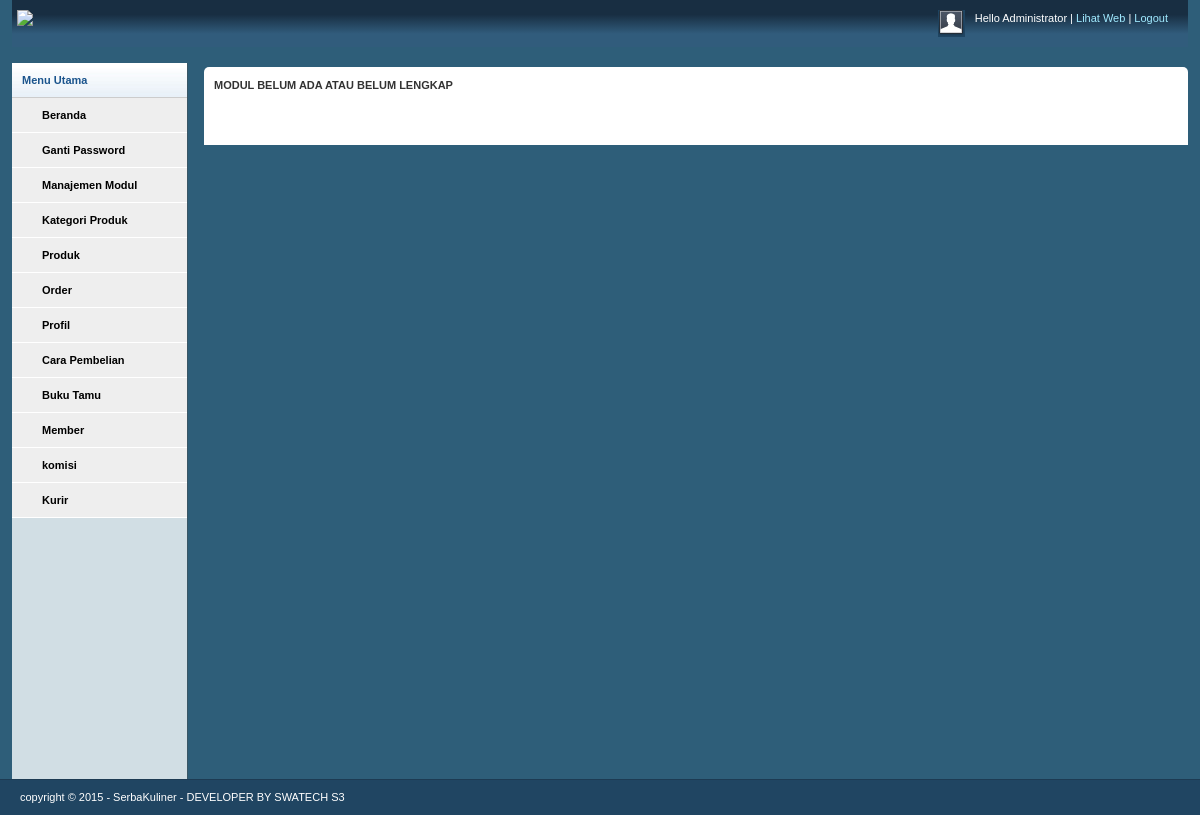
The app's page /web/input_supplier/media.php (signed in) with its own data.
### tables this page shows
CREATE TABLE IF NOT EXISTS `modul` (
`id_modul` int(5) NOT NULL,
  `nama_modul` varchar(50) NOT NULL,
  `link` varchar(100) NOT NULL,
  `static_content` text NOT NULL,
  `gambar` varchar(100) NOT NULL,
  `status` enum('user','admin') NOT NULL,
  `aktif` enum('Y','N') NOT NULL,
  `urutan` int(5) NOT NULL
);

### web/input_supplier/media.php (the view, shortened to what this page needs)
<?php
if (empty($_SESSION[username_admin]) AND empty($_SESSION[passuser_admin])){
  echo "<link href='style.css' rel='stylesheet' type='text/css'>
 <center>Untuk mengakses modul, Anda harus login <br>";
  echo "<a href=index.php><b>LOGIN</b></a></center>";
}
else{
?>
<!DOCTYPE html PUBLIC "-//W3C//DTD XHTML 1.0 Strict//EN" "http://www.w3.org/TR/xhtml1/DTD/xhtml1-strict.dtd">
<html xmlns="http://www.w3.org/1999/xhtml">
<head>
    <link rel="stylesheet" type="text/css" href="css/reset.css" media="screen" />
    <link rel="stylesheet" type="text/css" href="css/text.css" media="screen" />
    <link rel="stylesheet" type="text/css" href="css/grid.css" media="screen" />
    <link rel="stylesheet" type="text/css" href="css/layout.css" media="screen" />
    <link rel="stylesheet" type="text/css" href="css/nav.css" media="screen" />
    <link href="css/table/demo_page.css" rel="stylesheet" type="text/css" />
</head>
<body>
    <div class="container_12">
        <div class="grid_12 header-repeat">
            <div id="branding">
                <div class="floatleft">
                    <img src="../foto_banner/banr2.jpg" style="width:275px;" /></div>
                <div class="floatright">
                    <div class="floatleft">
                        <img src="img/img-profile.jpg" alt="Profile Pic" /></div>
                    <div class="floatleft marginleft10">
                        <ul class="inline-ul floatleft">
                            <li>Hello <?php echo $_SESSION["namalengkap_admin"];?></li>
							<li><a href="../index.php" target="_blank">Lihat Web</a></li>
                            <li><a href="logout.php">Logout</a></li>
                        </ul>
                    </div>
                </div>
            </div>
        </div>
 <div class="grid_2">
<br />
		<div class="box sidemenu">
                <div class="block" id="section-menu">
                    <ul class="section menu">
                        <li><a class="menuitem">Menu Utama</a>
                            <ul class="submenu">
				<li ><a href='?module=home'>Beranda</a></li>
							<?php
  $sql=mysql_query("select * from modul where aktif='Y' order by urutan");
	while ($m=mysql_fetch_array($sql)){
  echo "<li ><a href='$m[link]'>$m[nama_modul]</a></li>";
}
?>
                            </ul>
                        </li>
                    </ul>
                </div>
            </div>
        </div>
        <div class="grid_10">
            <div class="box round first grid">
                <div class="block">
						<?php include "content.php"; ?>
                </div>
            </div>
        </div>
    </div>
    <div id="site_info">
        <p>
           copyright © 2015 - SerbaKuliner - DEVELOPER BY SWATECH S3
        </p>
    </div>
</body>
</html>
<?php
}
?>

### web/input_supplier/css/grid.css (style rules this page uses)
.container_12, .container_16 { width: 100%; }
.grid_1, .grid_2, .grid_3, .grid_4, .grid_5, .grid_6, .grid_7, .grid_8, .grid_9, .grid_10, .grid_11, .grid_12, .grid_13, .grid_14, .grid_15, .grid_16 { display: inline; float: left; margin-left: 1%; margin-right: 1%; }
.container_12 .grid_12, .container_16 .grid_16 { width: 98%; }
.container_12 .grid_2 { width: 14.666%; }
.container_12 .grid_10 { width: 81.333%; }

### web/input_supplier/css/layout.css (style rules this page uses)
body { background: #fff; color: #333; font-size: 11px; padding: 0 0 0px; }
.floatleft { float:left; }
.floatright { float:right; }
.inline-ul li { display:inline; color:#fff; }
.marginleft10 { margin-left:10px; }
a { color: #000; font-weight:bold; text-decoration: none; }
.container_12, .container_16 { background:#2E5E79; margin-left: auto; margin-right: auto; }
#branding { font-weight:normal; text-align:left; padding:10px 20px 5px 5px; margin-bottom:0; }
#branding { background-image: linear-gradient(bottom, rgb(49,92,124) 28%, rgb(24,46,66) 69%); background-image: -o-linear-gradient(bottom, rgb(49,92,124) 28%, rgb(24,46,66) 69%); background-image: -moz-linear-gradient(bottom, rgb(49,92,124) 28%, rgb(24,46,66) 69%); background-image: -webkit-linear-gradient(bottom, rgb(49,92,124) 28%, rgb(24,46,66) 69%); background-image: -ms-linear-gradient(bottom, rgb(49,92,124) 28%, rgb(24,46,66) 69%); background-image: -webkit-gradient( linear, left bottom, left top, color-stop(0.28, rgb(49,92,124)), color-stop(0.69, rgb(24,46,66)) ); }
.header-repeat { background:url(../img/header-repeat.jpg) repeat-x; }
#branding a { color:#A1EAFF; font-weight:normal; }
#branding a:before { content:" | "; color:#fff; }
#branding ul, #branding ul li { margin:0px; padding:0px; }
#branding li { padding:0px 0px 0px 0px !important; }
.box { background:#fff; margin-bottom:20px; padding:10px 10px 10px 10px; margin-left:-8px; }
.box.grid { padding-bottom:40px; }
.box.round { -moz-border-radius: 5px 5px 0px 0px; -webkit-border-radius: 5px 5px 0px 0px; border-radius: 5px 5px 0px 0px; }
.box.first { margin-top:20px; }
.block { padding-top:0px; }
.box.sidemenu { background-color:#D1DEE4; border-right:1px solid #3A5665; padding:0px; margin:0px; cursor:pointer; }
.box.sidemenu .block { padding-top:0px; margin-top:0px; }
p { margin-bottom:1em; }
ul, ol { padding-top:0; }
ul.menu { list-style:none; border-top:1px solid #bbb; }
ul.menu li { margin:0; }
ul.menu li a { display:block; padding:4px 10px; border-bottom:1px solid #ccc; }
ul.menu ul { list-style:none; margin:0; }
ul.menu ul li a { padding-left:30px; }
ul.section { border-top:0; margin-bottom:0; }
ul.section li a { background:url(../img/sidemenu-repeat.jpg) repeat-x; line-height:26px; }
ul.section li li a { background:#ddd; border-bottom:1px solid #eee; }
ul.section ul li { text-transform:none; }
ul.section ul.current li a { background:#eee; border-bottom:1px solid #fff; }
ul.section li a.current { color:#1B548D; background:url(../img/sidemenu-repeat-hover.jpg) repeat-x; }
#site_info { color:#fff; background:#204562; border-top:1px solid #1d3b53; padding-left:20px; margin-left: auto; margin-right: auto; }
#site_info p { line-height:35px; margin-bottom:0px; }
.block { padding-bottom:1px; }

### records on screen
modul: nama_modul "Ganti Password"
modul: nama_modul "Manajemen Modul"
modul: nama_modul "Kategori Produk"
modul: nama_modul "Produk"
modul: nama_modul "Order"
modul: nama_modul "Profil"
modul: nama_modul "Cara Pembelian"
modul: nama_modul "Buku Tamu"
modul: nama_modul "Member"
modul: nama_modul "komisi"
modul: nama_modul "Kurir"

### other values on screen
$_SESSION["namalengkap_admin"] "Administrator"
